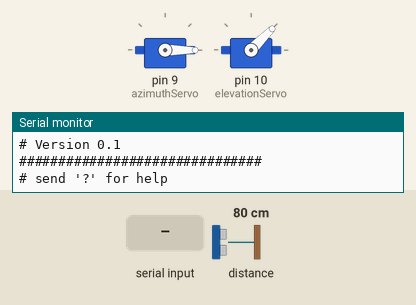
Bench run of a sketch on a simulated Arduino Uno, built with avr-gcc and run on an emulated ATmega328P. Parts: 2 × servo, the last lines printed to the serial monitor. The inputs (shaded band) are chosen by the test bench; at power-on: distance to the obstacle 80 cm.

Above: at 2.2 s.
2.3 s: "b\n" received over Serial
At 3.45 s:
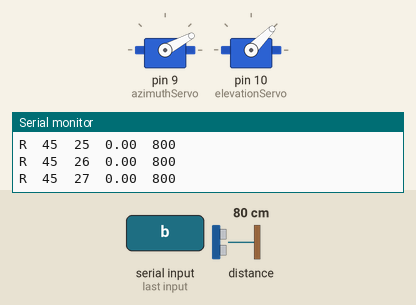
At 4.08 s:
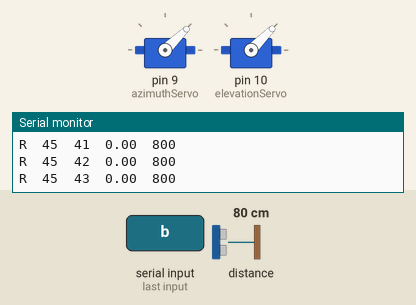
5.3 s: distance to the obstacle set to 250 cm
8.3 s: "?\n" received over Serial
11.3 s: distance to the obstacle set to 2 cm
14.3 s: "e\n" received over Serial
At 15.3 s:
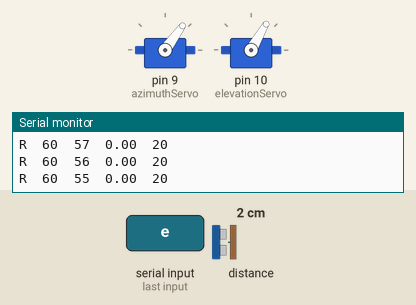
15.8 s: "b\n" received over Serial
At 18.17 s:
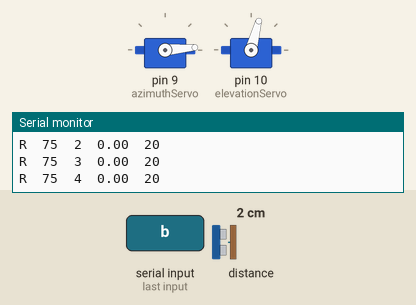
Timing chart, 0 to 27.0 s (numbered marks = the images above; inputs shaded):
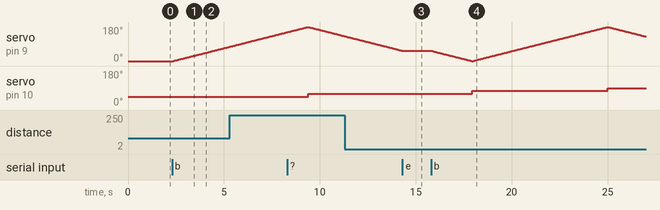

Measured:
- after the input at 2.3 s, servo on pin 9 (azimuthServo): moves from 0° to 76° over 2.9 s, starting after 0.06 s
- after the input at 14.3 s, servo on pin 9 (azimuthServo): goes on until 14.3 s, then stays 54°
- after the input at 15.8 s, servo on pin 10 (elevationServo): 60° → 75° after 2.1 s, → 90° 7.1 s later

The sketch:

freaky_torpedo.ino
```cpp
#include "Adafruit_VL53L0X.h"
#include "Servo.h"

Adafruit_VL53L0X lox = Adafruit_VL53L0X();


Servo azimuthServo;
Servo elevationServo;

int azimuth = 0;
int azimuthIncrement = 1;
int azimuthDirection = 1;

int elevation = 45;
int elevationIncrement = 15;
int elevationDirection = 1;

String commandString = "";         // a string to hold incoming commands

bool outputToStream = false;

void printHelp()
{
  Serial.println("###############################");
  Serial.println("# '?' -> Help");
  Serial.println("# 'b' -> (b)egin streaming");
  Serial.println("# 'e' -> (e)nd streaming");
  Serial.println("###############################");
}

void setup()
{
  Serial.begin(115200);

  // wait until serial port opens for native USB devices
  while (! Serial)
  {
    delay(1);
  }
  Serial.println("###############################");
  Serial.println("# Freaky Torpedo");
  Serial.println("# Version 0.1");
  Serial.println("###############################");

  if (!lox.begin())
  {
    Serial.println(F("# Failed to boot VL53L0X"));
    while(1);
  }


  Serial.println(F("# send '?' for help\n"));

  // reserve bytes for the commandString:
  commandString.reserve(32);

  azimuthServo.attach(9);
  elevationServo.attach(10);


  azimuthServo.write(azimuth);
  elevationServo.write(elevation);
  delay(1000);
}


void loop()
{
  VL53L0X_RangingMeasurementData_t measure;

  lox.rangingTest(&measure, false); // pass in 'true' to get debug data printout!


    float ambientRate = ((float)measure.AmbientRateRtnMegaCps)/65536.0f;


  if(outputToStream)
  {
    Serial.print("R\t"); Serial.print(elevation); Serial.print("\t"); Serial.print(azimuth); Serial.print("\t"); Serial.print(ambientRate); Serial.print("\t");

    if (measure.RangeStatus != 4)
    {
      Serial.println(measure.RangeMilliMeter);
    }
    else
    {
      // Phase failures have incorrect data - so leave them blank - (Out Of Range)
      Serial.println();
    }

    // adjust the azimuth
    bool adjustElevation = false;
    int delayForServos = 5;


    azimuth += azimuthIncrement *  azimuthDirection;
    if(azimuth > 180)
    {
      azimuth = 180;
      azimuthDirection = -1;
      adjustElevation = true;
    }
    else if(azimuth < 0)
    {
      azimuth = 0;
      azimuthDirection = 1;
      adjustElevation = true;
    }

    azimuthServo.write(azimuth);

    if(adjustElevation)
    {
      elevation += elevationIncrement *  elevationDirection;
      if(elevation > 90)
      {
        elevation = 45;
        elevationDirection = 1;
        // Longer delay
        delayForServos = 100;
      }

      elevationServo.write(elevation);
    }

    delay(delayForServos);

  }
}


void processCommand()
{
  if( commandString == "?")
  {
    printHelp();
  }
  else if( commandString == "b")
  {
    outputToStream = true;
  }
  else if( commandString == "e")
  {
    outputToStream = false;
  }

}


/*
  SerialEvent occurs whenever a new data comes in the
 hardware serial RX.  This routine is run between each
 time loop() runs, so using delay inside loop can delay
 response.  Multiple bytes of data may be available.
 */
void serialEvent() {
  while (Serial.available())
  {
    // get the new byte:
    char inChar = (char)Serial.read();

    // if the incoming character is a newline, set a flag
    // so the main loop can do something about it:
    if (inChar == '\r')
    {
      // Ignore
    }
    else if (inChar == '\n')
    {
      processCommand();
      commandString = "";
    }
    else
    {
      // add it to the inputString:
      commandString += inChar;
    }
  }
}
```
